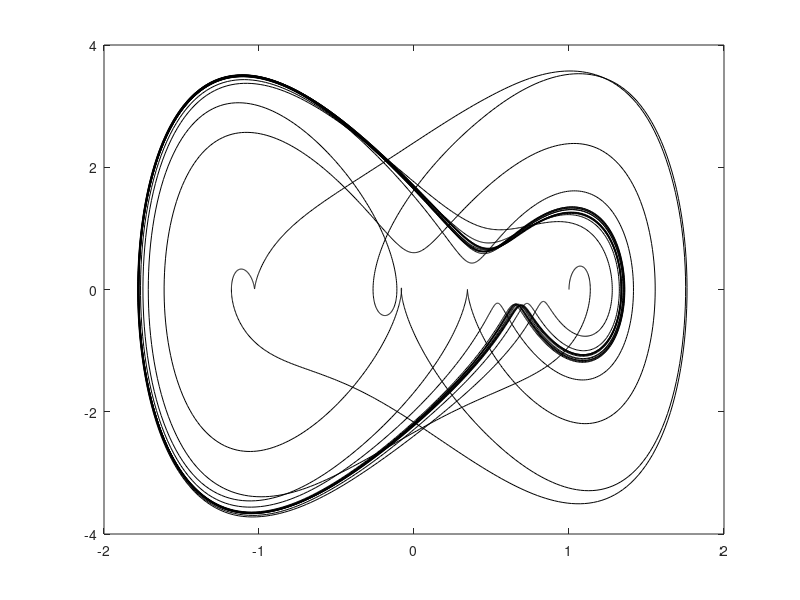

The MATLAB script that drew this image: (Note: this script raises an error after producing the figure.)
clear


m = 10000;
tmax = 80;
t = linspace(0,tmax,m);

alpha = 1;
beta = 5;
gamma = 8;% d = 0.1 not in chaotic regime, d = bif variable
delta = .2;
omega = 1.4; 

% a2. = a1;
u = @(t) gamma*cos(omega*t);
f = @(t,a) [a(2); -(alpha*a(1) + beta*a(1)^3 + delta*a(2)) + u(t)];

[t,X] = ode45(f, t, [1 0]);

figure(1)
clf
plot(X(:,1), X(:,2),'k');
saveas(gcf,'CD_A1.png');

% compute derivatives of the state X for all t in the sample
% and measure the value of the forcing at each sample
for i = 1:m
  dXdt(i,:) = f(t(i), X(i,:));
  Y(i) = u(t(i));
end

% add noise to the derivative data
eta = 0.1;      % noise magnitude
dXdt = dXdt + eta * randn(size(dXdt));




%% SINDy Algorithm:

% library of nonlinear functions including control
lib = @(t,a,b) [1; a(1); a(2); b; a(1)^2; a(2)^2; a(1)*a(2); a(1)*b; a(2)*b; ...
        a(1)^3; a(2)^3; a(1)^2*a(2); a(2)^2*a(1); a(1)^2*b; a(1)*b^2; a(2)^2*b; a(2)*b^2; ...
        sin(a(1)); cos(a(1)); sin(a(2)); cos(a(2)); sin(b); cos(b)]';
    

% input data into library
for i = 1:m
  Theta(i,:) = lib(i,X(i,:),Y(i));
end

Xi = SINDy(Theta, dXdt);

% now have solution Xi that describes which nonlinear terms are active in
% the dynamics of the input system


%% Recover data with Xi 


Fk = @(i,a,b) Xi' * lib(i,a,b)';

[t,Xs] = ode45(@(t,Xs) Fk(t,Xs,u(t)), t, [1 0]);
figure(2)
clf
plot(Xs(:,1), Xs(:,2),'k');
saveas(gcf,'CD_S1.png');


gamma = 10;
u = @(t) gamma*cos(omega*t);
f = @(t,a) [a(2); -(alpha*a(1) + beta*a(1)^3 + delta*a(2)) + u(t)];

[t,Xs1] = ode45(@(t,Xs1) Fk(t,Xs1,u(t)), t, [1 0]);
[t,X1] = ode45(f, t, [1 0]);


figure(3)
clf
plot(Xs1(:,1), Xs1(:,2),'k');
saveas(gcf,'CD_A2.png');
figure(4)
clf
plot(X1(:,1), X1(:,2),'k');
saveas(gcf,'CD_S2.png');

% Error = SimulationError(X(:,2), Xs(:,2));


